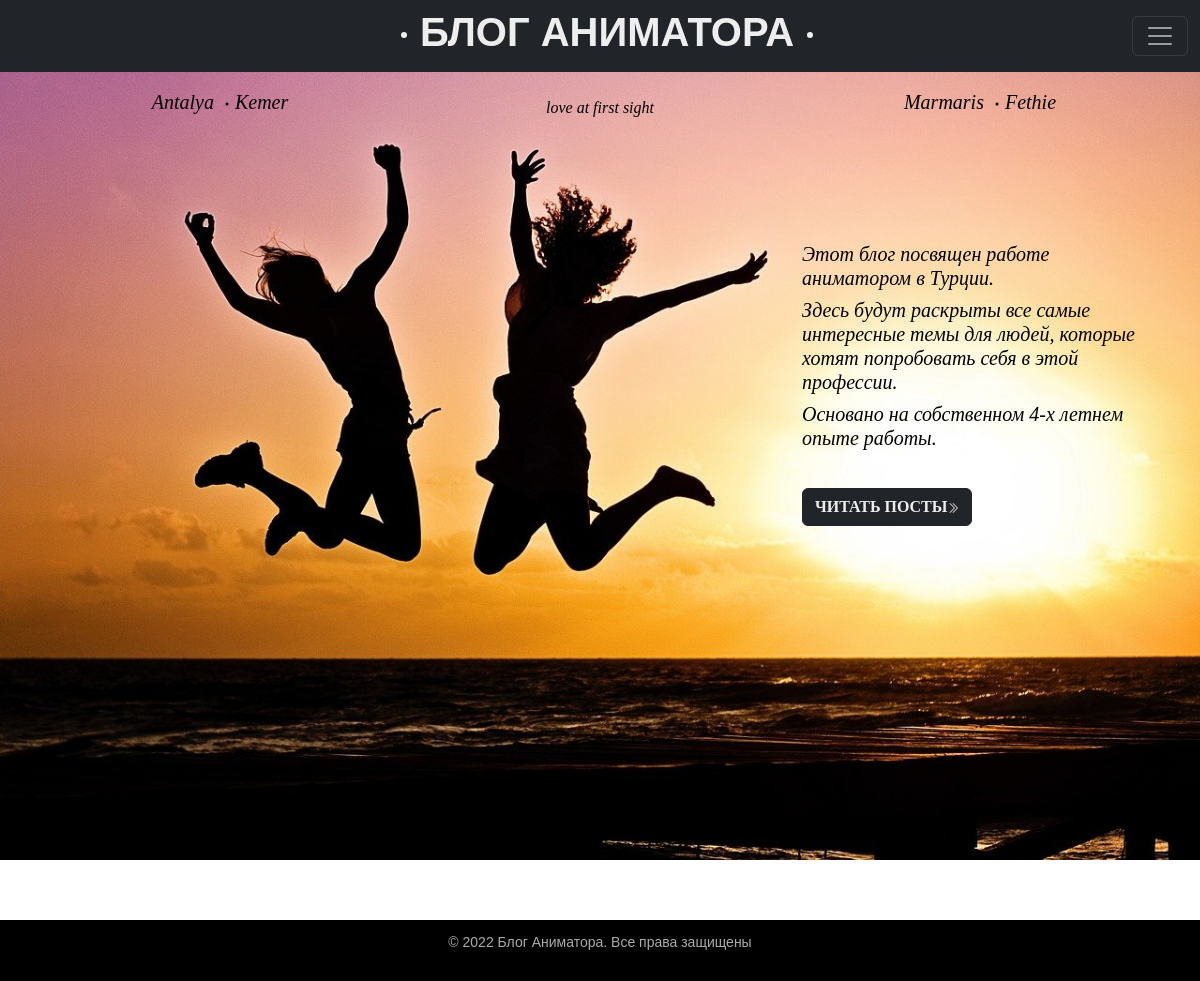
Before: / with the older database file.
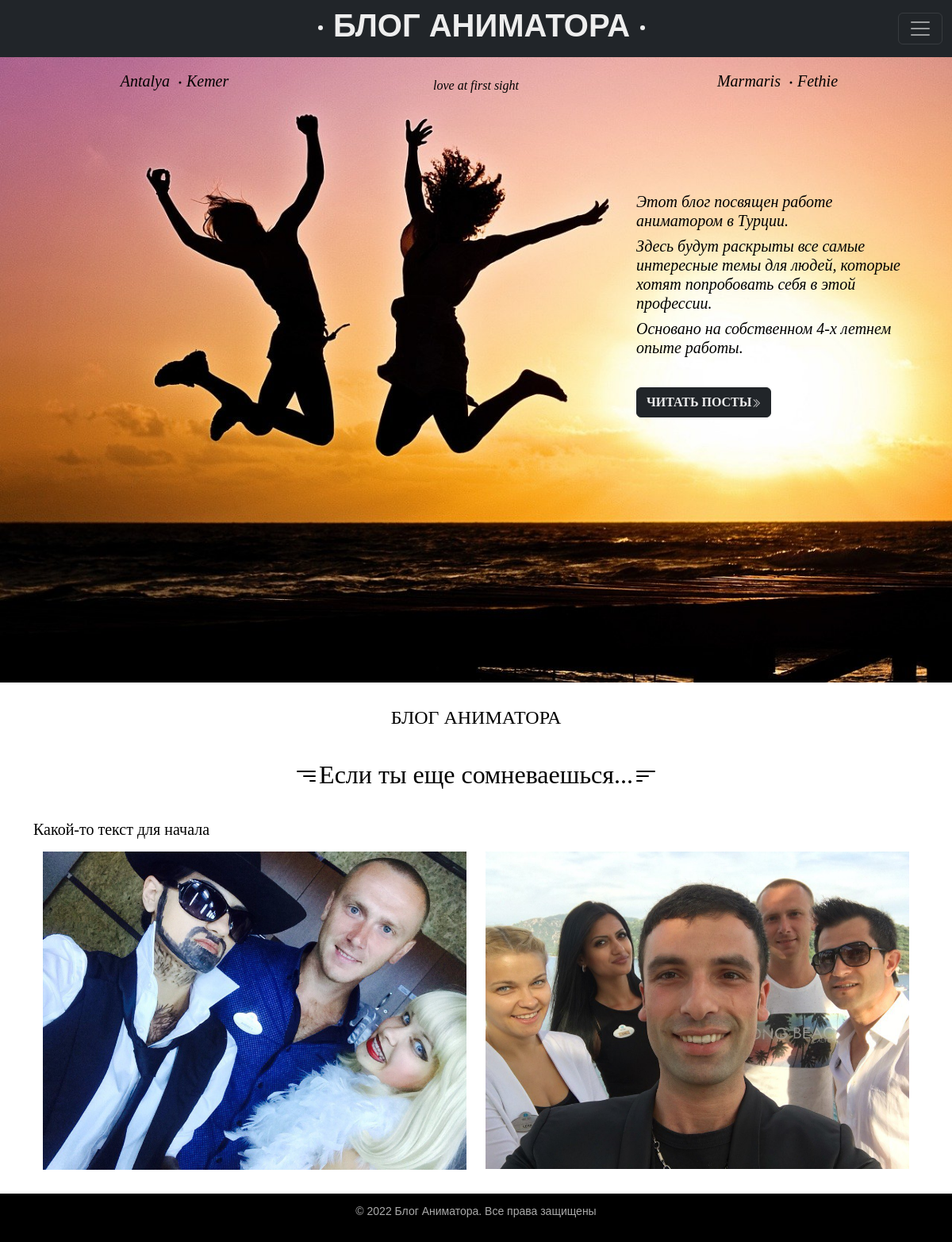
After: the same page with the newer database file.
### blog/models.py (models this page shows)
class MainPageText(models.Model):
    title=models.CharField(max_length=100)
    content=models.TextField(blank=True)
    picture_1=models.ImageField(upload_to='photos/%Y/%m/%d/',null=True)
    picture_2 = models.ImageField(upload_to='photos/%Y/%m/%d/',null=True)
    picture_3 = models.ImageField(upload_to='photos/%Y/%m/%d/',null=True)
    class Meta:
        verbose_name='Контент главной страницы'
        verbose_name_plural='Контент главной страницы'

### blog/views.py (the view)
# urls.py: path('',index,name='home'),
def index(request):
    content=MainPageText.objects.all()
    return render(request, 'blog/index.html',
                  {'title': 'Главная страница', 'content':content})

### blog/templates/blog/index.html (shortened to what this page needs)
{% extends 'blog/base.html' %}
{% block content %}
<div class="main_page_style">
<br>
<div class="container">
    <div class="row">
        <div class="col-xl-4 col-md-4 col-sm-12" align="center">
            <h5><a href="{% url 'antalya' %}"><i>Antalya </i></a><h7><svg xmlns="http://www.w3.org/2000/svg" width="16" height="16" fill="currentColor" class="bi bi-dot" viewBox="0 0 16 16">
  <path d="M8 9.5a1.5 1.5 0 1 0 0-3 1.5 1.5 0 0 0 0 3z"/></h7><a href="{% url 'kemer' %}"><i>Kemer</i></a></h5>
        </div>
        <div class="col-xl-4 col-md-4 col-sm-12" align="center">
            <h6><i>love at first sight</i></h6>
        </div>
        <div class="col-xl-4 col-md-4 col-sm-12" align="center">
            <h5><a href="{% url 'marmaris' %}"><i>Marmaris </i></a><h7><svg xmlns="http://www.w3.org/2000/svg" width="16" height="16" fill="currentColor" class="bi bi-dot" viewBox="0 0 16 16">
  <path d="M8 9.5a1.5 1.5 0 1 0 0-3 1.5 1.5 0 0 0 0 3z"/></h7><a href="{% url 'fethie' %}"><i>Fethie</i></a></h5>
            <br>
            <br>
            <br>
            <br>
            <h5 align="left"><i>Этот блог посвящен работе аниматором в Турции.</i></h5>
            <h5 align="left"><i>Здесь будут раскрыты все самые интересные темы для людей, которые
                хотят попробовать себя в этой профессии.</i></h5>
            <h5 align="left"><i>Основано на собственном 4-х летнем опыте работы.</i></h5>
            <br>
            <h5 align="left"><a href="{% url 'pages' %}" class="btn btn-dark white-oranje-style"><b>ЧИТАТЬ ПОСТЫ</b></a></h5>
        </div>
    </div>
</div>
</div>
<br>
<div class="container">
    <div class="row">
        {% for info in content %}
        <div class="col-xl-12 col-md-12 col-sm-12" align="center">
            <h4>БЛОГ АНИМАТОРА</h4>
            <br>
            <h2>{{info.title}}</h2>
            <br>
        <div class="col-xl-12 col-md-12 col-sm-12" align="left">
            <h5>{{info.content | linebreaks}}</h5>
<div class="container">
    <div class="row">
        <div class="col-xl-6 col-md-6 col-sm-12" align="center">
            <img src="{{info.picture_1.url}}" class="card-img-top" alt="...">
        </div>
        <div class="col-xl-6 col-md-6 col-sm-12" align="center">
            <img src="{{info.picture_2.url}}" class="card-img-top" alt="...">
        </div>
    </div>
</div>
{% endfor %}
<br>
{% endblock %}

### blog/templates/blog/base.html (shortened to what this page needs)
{% load static %}
<!DOCTYPE html>
<html>
<head>
	<link href="https://cdn.jsdelivr.net/npm/bootstrap@5.2.0-beta1/dist/css/bootstrap.min.css"
          rel="stylesheet"
>
	<link type="text/css" href="{% static 'blog/css/styles.css' %}" rel="stylesheet" />
</head>
</head>
<body>
<table class="table-page" border=0 cellpadding="0" cellspacing="0">
    <tr>
        <td valign=top>
            {% block mainmenu %}
            <div class="header">
                <ul id="mainmenu" class="mainmenu">
                    <li class="logo"><a href="#">
                    </a></li>
                    <nav class="navbar navbar-dark bg-dark fixed-top">
  <div class="container-fluid">
      <h1 class="white_text"><a class='white-oranje-style' href="{% url 'home' %}"><b><svg xmlns="http://www.w3.org/2000/svg" width="32" height="32" fill="currentColor" class="bi bi-dot" viewBox="0 0 16 16">
  <path d="M8 9.5a1.5 1.5 0 1 0 0-3 1.5 1.5 0 0 0 0 3z"/>
</svg>БЛОГ АНИМАТОРА<svg xmlns="http://www.w3.org/2000/svg" width="32" height="32" fill="currentColor" class="bi bi-dot" viewBox="0 0 16 16">
  <path d="M8 9.5a1.5 1.5 0 1 0 0-3 1.5 1.5 0 0 0 0 3z"/>
      </svg></b></a></h1>
    <button class="navbar-toggler white-oranje-style" type="button" data-bs-toggle="offcanvas" data-bs-target="#offcanvasDarkNavbar" aria-controls="offcanvasDarkNavbar">
      <span class="navbar-toggler-icon"></span>
    </button>
  </div>
</nav>
                </ul>
            </div>
            {% endblock mainmenu %}
            <table class="table-content" border=0 cellpadding="0" cellspacing="0">
                <tr>
                    <td valign="top" class="content">
                        <div class="content-text">
                            {% block content %}
                            {% endblock %}
                        </div>
                    </td>
                </tr>
            </table>
        </td>
    </tr>
    <tr>
        <td valign=top>
            <div id="footer">
                <p align="center">&copy; 2022 Блог Аниматора. Все права защищены</p>
            </div>
        </td>
    </tr>
</table>
</body>
</body>
</html>

### blog/static/blog/css/styles.css (style rules this page uses)
html, body { font-family: 'Arial'; margin: 0; padding: 0; height: 100%; width: 100%; color: #000000; }
a { color: #000000; text-decoration: none; }
img { max-width: 600px; height: auto; }
.table-page { width: 100%; height: 100%; vertical-align: top; }
.table-page tr { height: 100%; }
.header { background: #3F4137; height: 60px; }
.logo { background: url('../images/main.png') no-repeat 10px 5px; width: 70px; height: 60px; }
ul.mainmenu { list-style: none; margin: 0; padding: 0; height: 60px; color: #000000; font-size: 20px; overflow: hidden; }
ul.mainmenu li { float: left; margin: 18px 40px 0 30px; }
ul.mainmenu li.logo { margin: 0; }
ul.mainmenu li a { color: #fdc073; text-decoration: none; }
.table-content { width: 100%; min-height: 100%; height: 100%; }
.content { padding: 0 0 0 0; width: 100%; box-sizing: border-box; }
.content-text { margin: 0 0 0 0; color: #000; font-size: 20px; font-family: Yandex Sans Display Light; }
#footer { box-sizing: border-box; background: #000000; padding: 12px; color: #aaa; font-size: 14px; font-family: Verdana, Geneva, Arial, Helvetica; text-align: left; overflow: hidden; }
div.main_page_style { background-image: url("../../blog/images/main_page.jpg"); background-repeat: no-repeat; background-size: cover; height: 800px; width: 100%; color: black; }
.white_text { color: #eeeeee; }
.white-oranje-style { color: #eeeeee; }

Changed rows visible on the page:
added MainPageText: title "Если ты еще сомневаешься...", content "Какой-то текст для начала", picture_1 (picture), picture_2 (picture)
